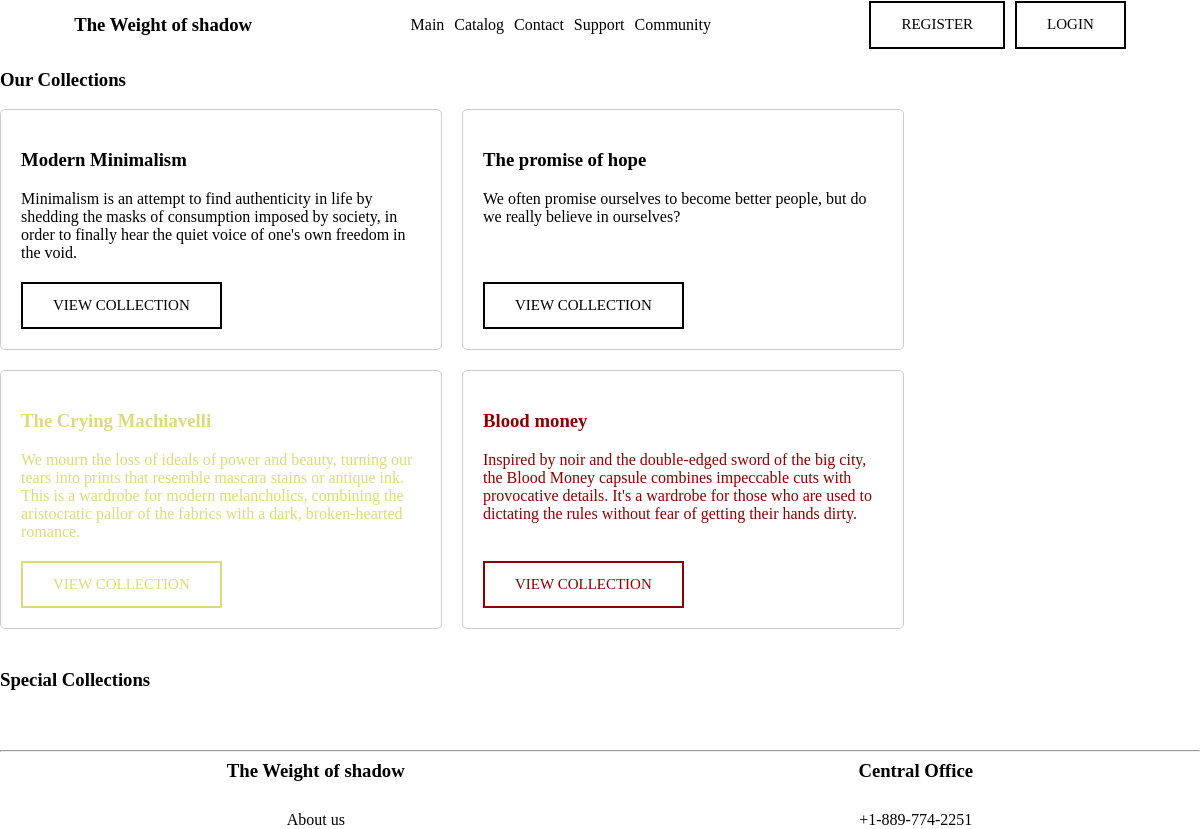
Screenshot of /catalog/collections/ with the database file from the repository.
### catalog/models.py (models this page shows, shortened)
class Collections(models.Model):
    name = models.CharField(max_length=100)
    color = models.CharField(max_length=200, default='black')
    text = models.TextField(default='about')

### catalog/views.py (the view)
# urls.py: path('collections/', views.collection, name='collec'),
def collection(request):
    list_Collections = Collections.objects.all()
    list_SpecialCollections = SpecialCollections.objects.all()
    context = {
        'list_Collections': list_Collections,
        'list_SpecialCollections': list_SpecialCollections,
    }
    return render(request, 'catalog/collections.html', context)

### catalog/templates/catalog/collections.html (shortened to what this page needs)
{% extends 'myapp/layout.html' %}
{% load static %}
{% block content %}
<h3>Our Collections</h3>
<div class="main_keys">
{% for el in list_Collections %}
<div class="keys">
    <h3 style="color: {{el.color}};">{{el.name}}</h3>
    <p style="color: {{el.color}};">{{el.text}}</p>
    <a class="header-button" style="color: {{el.color}}; border-color: {{el.color}};"
       href="{% url 'collections:collection_detail' el.name %}">VIEW COLLECTION</a>
</div>
{% endfor %}
</div>
<h3>Special Collections</h3>
{% endblock %}

### static/myapp/css/layout.css (style rules this page uses)
body { margin: 0; padding: 0; }
.header-button { font-family: algerian; font-size: 15px; color: black; margin: 0; padding: 12px 30px; background: white; border: 2px solid black; cursor: pointer; text-decoration: none; display: inline-block; transition: all 0.3s ease; line-height: 1.3; }
a { font-family: algerian; text-decoration: none; color: black; margin: 0; padding: 0; }
p { font-family: algerian; color: black; margin: 0; padding: 0; }
h3 { font-family: algerian; color: black; }

### catalog/templates/catalog/collections.html (style rules this page uses)
.header-button { font-family: algerian; font-size: 15px; color: black; margin: 0; padding: 12px 30px; background: white; border: 2px solid black; cursor: pointer; text-decoration: none; display: inline-block; transition: all 0.3s ease; line-height: 1.3; }
.main_keys { display: flex; flex-wrap: wrap; gap: 20px; margin-bottom: 40px; }
.keys { width: 400px; display: flex; flex-direction: column; border: 1px solid #ccc; padding: 20px; border-radius: 5px; }
.keys p { font-family: algerian; flex-grow: 1; margin-bottom: 20px; }
.keys .header-button { align-self: flex-start; margin-top: auto; }
h3 { font-family: algerian; }

### rows the page displays
Collections: name "Modern Minimalism", text "Minimalism is an attempt to find authenticity in life by shedding the masks of consumption imposed by society, in order to finally hear the quiet voice of one's own freedom in the void."
Collections: name "The promise of hope", text "We often promise ourselves to become better people, but do we really believe in ourselves?"
Collections: name "The Crying Machiavelli", text "We mourn the loss of ideals of power and beauty, turning our tears into prints that resemble mascara stains or antique ink. This is a wardrobe for modern melancholics, combining the aristocratic pallor of the fabrics with a dark, broken-hearted romance."
Collections: name "Blood money", text "Inspired by noir and the double-edged sword of the big city, the Blood Money capsule combines impeccable cuts with provocative details. It's a wardrobe for those who are used to dictating the rules without fear of getting their hands dirty."
